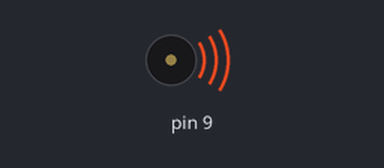
A sketch run on a simulated Arduino Uno, built with avr-gcc and run on an emulated ATmega328P. Shown: buzzer (waves = sounding).

Above: at 0.1 s.
Timing chart, 0 to 1.6 s (numbered marks = the images above):
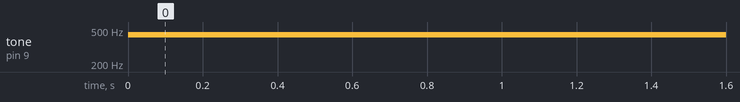

The sketch:

TESTE_RELE.ino
```cpp
#include "pitches.h"

// faixa alto = C1 ao GS3
// faixa baixa = A3 ao D8

// notes in the melody:
/*
int melody[] = {
  NOTE_C1, NOTE_D1, NOTE_E1, NOTE_F1, NOTE_G1, NOTE_A1, NOTE_B1,
  NOTE_C2, NOTE_D2, NOTE_E2, NOTE_F2, NOTE_G2, NOTE_A2, NOTE_B2,
  NOTE_C3, NOTE_D3, NOTE_E3, NOTE_F3, NOTE_G3, NOTE_A3, NOTE_B3,
  NOTE_C4, NOTE_D4, NOTE_E4, NOTE_F4, NOTE_G4, NOTE_A4, NOTE_B4,
  NOTE_C5, NOTE_D5, NOTE_E5, NOTE_F5, NOTE_G5, NOTE_A5, NOTE_B5,
  NOTE_C6, NOTE_D6, NOTE_E6, NOTE_F6, NOTE_G6, NOTE_A6, NOTE_B6,
  NOTE_C7, NOTE_D7, NOTE_E7, NOTE_F7, NOTE_G7, NOTE_A7, NOTE_B7,
  NOTE_C8, NOTE_D8,
};

// note durations: 4 = quarter note, 8 = eighth note, etc.:
int noteDurations[] = {
  4, 4, 4, 4, 4, 4, 1,
  4, 4, 4, 4, 4, 4, 1,
  4, 4, 4, 4, 4, 4, 1,
  4, 4, 4, 4, 4, 4, 1,
  4, 4, 4, 4, 4, 4, 1,
  4, 4, 4, 4, 4, 4, 1,
  4, 4, 4, 4, 4, 4, 1,
  4, 1
};
*/
void setup() {
  /*
  // iterate over the notes of the melody:
  for (int thisNote = 0; thisNote < 32; thisNote++) {
    // to calculate the note duration, take one second
    // divided by the note type.
    //e.g. quarter note = 1000 / 4, eighth note = 1000/8, etc.
    int noteDuration = 1000 / noteDurations[thisNote];
    tone(9, melody[thisNote], noteDuration);

    // to distinguish the notes, set a minimum time between them.
    // the note's duration + 30% seems to work well:
    int pauseBetweenNotes = noteDuration + 50;
    delay(pauseBetweenNotes);
    // stop the tone playing:
    noTone(9);

    tone(10);

    noTone(10);

    tone(11);

    noTone(11);


  }
  */
}

void loop() {
  // no need to repeat the melody.
  tone(9, NOTE_A4);

}
```

Measured:
- by itself, tone on pin 9: silent → 440 Hz at 0.00 s
